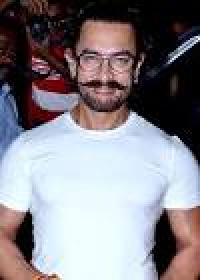
#> input picture images/aamir khan/images1.png, 100 x 140 px, found by its file name (shown 2 times larger)
$ python face_training.py
#> lines starting #> are read from the running program, lines starting #| are printed output that depends on the picture
import os
import numpy as np
import cv2 as cv

people = ['aamir khan', 'abhishekh  bachchan', 'aishwarya rai bachchan', 'ajay devgn', 'akshay kumar', 'alia bhatt', 'amitabh bachchan', 'anushka sharma', 'arjun kapoor', 'ashnoor kaur', 'avneet kaur', 'deepika padukone', 'jacqueline fernandez', 'john abraham', 'kajol', 'kareena kapoor', 'karishma kapoor', 'kartik aryan', 'katrina kaif', 'kiara advani', 'kl rahul', 'kriti sanon', 'madhuri dixit', 'malaika arora', 'mohsin khan', 'MS Dhoni', 'neetu kapoor', 'neha kakkar', 'nick jonas', 'parineeti chopra', 'priyanka chopra', 'ranbir kapoor', 'ranveer singh', 'remo desouza', 'ritesh deshmukh', 'rohit sharma', 'salman khan', 'sara ali khan', 'shahid kapoor', 'shahrukh khan', 'shakti mohan', 'shilpa  shetty', 'shivangi joshi', 'shraddha kapoor', 'sidharth malhotra', 'sunny leone', 'sushant singh rajput', 'varun dhawan', 'vicky kaushal', 'virat kohli']
DIR = r'C:\Users\Admin\AppData\Local\Programs\Python\Python310\My Programs\Face Recognition\Face-Recognition-System\images'

haar_cascade = cv.CascadeClassifier(r'C:\Users\Admin\AppData\Local\Programs\Python\Python310\My Programs\Face Recognition\Face-Recognition-System\haarcascade_frontalface_default.xml')

features = []
labels = []

def create_train():
    for person in people:
        path = os.path.join(DIR, person)
        label = people.index(person)

        for img in os.listdir(path):
            img_path = os.path.join(path,img)

            img_array = cv.imread(img_path)
#> img_array is the input picture: shape (140, 100, 3); mean B, G, R 136.7, 130.4, 134.6
            if img_array is None:
                continue

            gray = cv.cvtColor(img_array, cv.COLOR_BGR2GRAY)
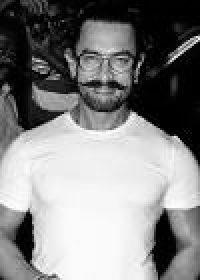
#> gray: shape (140, 100) (shown 2 times larger); min 0, max 255, mean 132.4

            faces_rect = haar_cascade.detectMultiScale(gray, scaleFactor=1.1, minNeighbors=4)
#> faces_rect = [[33, 13, 40, 40]]

            for (x,y,w,h) in faces_rect:
                faces_roi = gray[y:y+h, x:x+w]
                features.append(faces_roi)
                labels.append(label)
#> this loop made 1 pass
#> pass 1, in create_train, `faces_roi = gray[y:y+h, x:x+w]`:
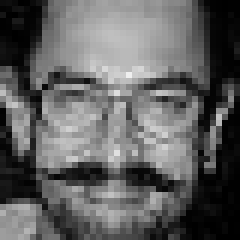
#> faces_roi: shape (40, 40) (shown 6 times larger); min 0, max 239, mean 96.2
#> after the loop, features = 1 item; labels = [0]

#> (the run stopped early here; a loop or call above may not have finished)
